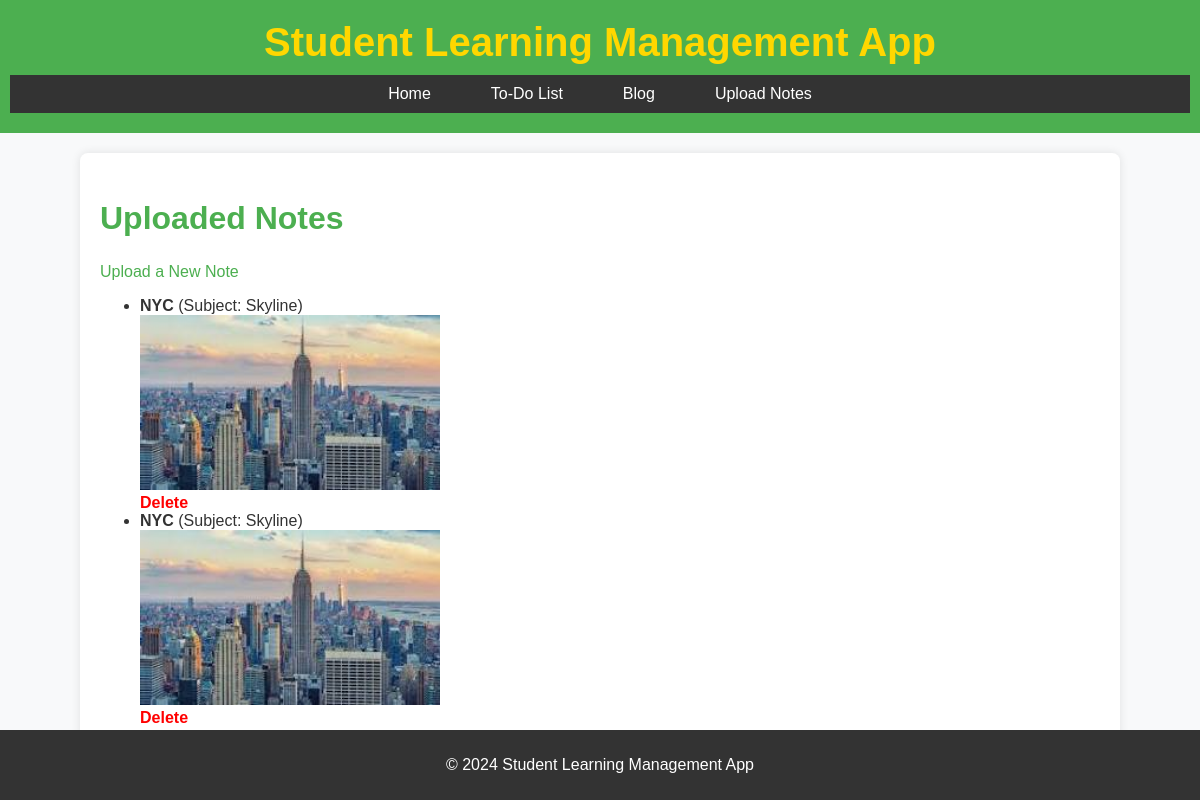
The page /upload_notes/ on the database as committed earlier.
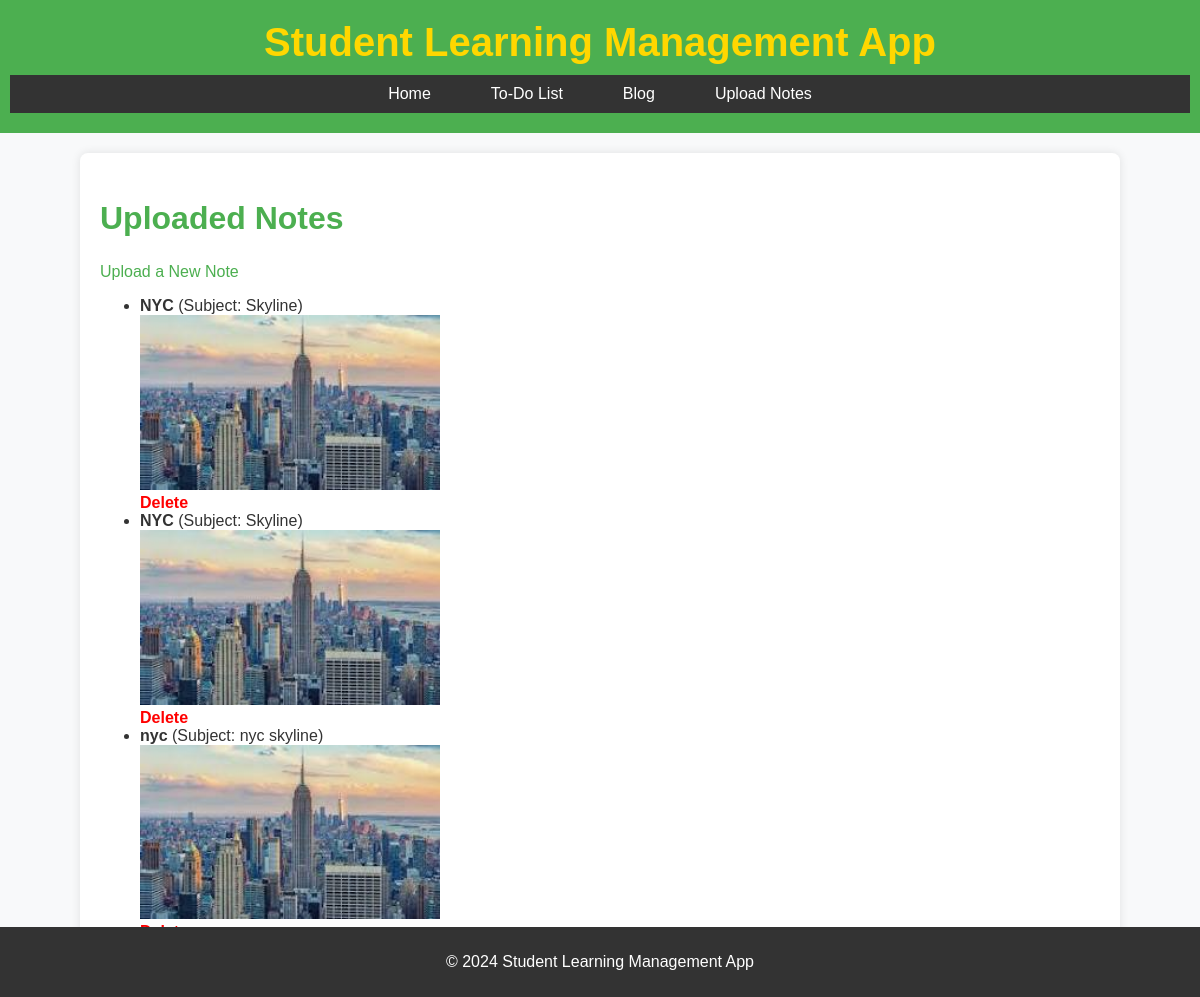
The same page on the database as committed later.
### upload_notes/models.py (models this page shows, shortened)
class NoteImage(models.Model):
    title = models.CharField(max_length=200)
    image = models.ImageField(upload_to='notes/')  # Images stored in MEDIA_ROOT/notes
    subject = models.CharField(max_length=100, blank=True, null=True)
    uploaded_at = models.DateTimeField(auto_now_add=True)

### upload_notes/views.py (the view)
# urls.py: path('', views.notes_list, name='notes_list'),
def notes_list(request):
    notes = NoteImage.objects.all()
    return render(request, 'upload_notes/notes_list.html', {'notes': notes})

### upload_notes/templates/upload_notes/notes_list.html
{% extends 'base.html' %}
{% block content %}
<h2>Uploaded Notes</h2>
<a href="{% url 'upload_notes:upload_note' %}">Upload a New Note</a>
<ul>
    {% for note in notes %}
        <li>
            <strong>{{ note.title }}</strong> (Subject: {{ note.subject }})<br>
            <img src="{{ note.image.url }}" alt="{{ note.title }}" width="300"><br>
            <a href="{% url 'upload_notes:delete_note' note.id %}" class="delete-link">Delete</a>
        </li>
    {% empty %}
        <p>No notes uploaded yet.</p>
    {% endfor %}
</ul>
{% endblock %}

Rows that differ between the two databases and show on the page:
added NoteImage: title "nyc", subject "nyc skyline", image (picture)
